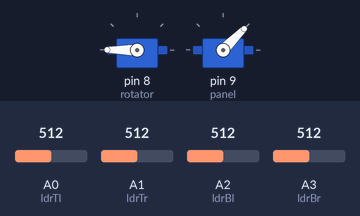
Recording of a sketch running on a simulated Arduino Uno, built with avr-gcc and run on an emulated ATmega328P. On the bench: 2 × servo. Inputs (shaded band) come from the test bench; at power-on: A0 (ldrTl) = 512, A1 (ldrTr) = 512, A2 (ldrBl) = 512, A3 (ldrBr) = 512.

Above: at 1.2 s.
1.3 s: A0 (ldrTl) set to 684
2.8 s: A0 (ldrTl) set to 709
At 2.96 s:
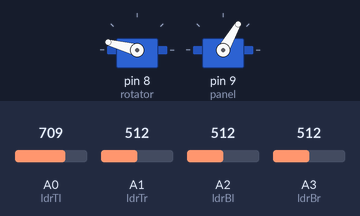
At 5.0 s:
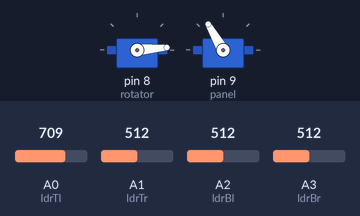
5.8 s: A1 (ldrTr) set to 140
7.3 s: A1 (ldrTr) set to 125
At 9.4 s:
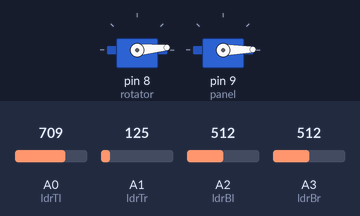
10.3 s: A2 (ldrBl) set to 150
11.8 s: A2 (ldrBl) set to 135
At 12.26 s:
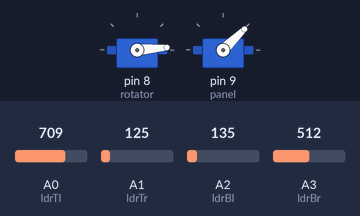
Timing chart, 0 to 14.8 s (numbered marks = the images above; inputs shaded):
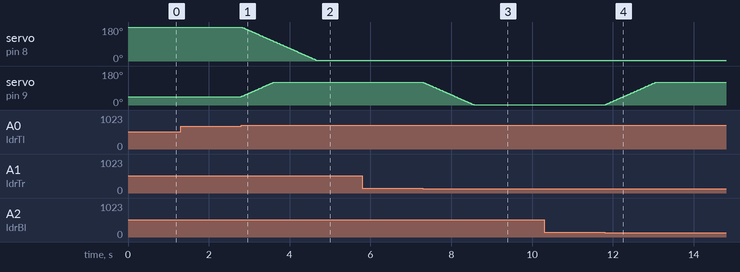

Measured:
- the behaviour switches between 693 and 694 on A0 (ldrTl) (found by bisection; images 0 and 1)
- the behaviour switches between 135 and 134 on A1 (ldrTr) (found by bisection; images 2 and 3)
- the behaviour switches between 142 and 141 on A2 (ldrBl) (found by bisection; images 3 and 4)
- after the input at 1.3 s, every drawn part: stays the same
- after the input at 2.8 s, servo on pin 8 (rotator): moves from 180° to 5° over 1.8 s, starting at once; servo on pin 9 (panel): moves from 45° to 120° over 0.78 s, starting at once
- after the input at 5.8 s, every drawn part: stays the same
- after the input at 7.3 s, servo on pin 9 (panel): moves from 120° to 1° over 1.2 s, starting at once
- after the input at 10.3 s, every drawn part: stays the same
- after the input at 11.8 s, servo on pin 9 (panel): moves from 1° to 120° over 1.2 s, starting at once

The sketch:

Code_Solar_Panel_Tracker.ino
```cpp
#include <Servo.h>;

Servo rotator;
Servo panel;

// Servo Rotator
int servor = 180;
int servorLimitHigh = 170;
int servorLimitLow = 5;

// Servo Panel
int servop = 45;
int servopLimitHigh = 120;
int servopLimitLow = 1;

int ldrTl = A0; //Sensor LDR Top Left
int ldrTr = A1; //Sensor LDR Top Right
int ldrBl = A2; //Sensor LDR Bottom Left
int ldrBr = A3; //Sensor LDR Bottom Right

void setup() {
  Serial.begin(9600);
  rotator.attach(8); //Inisiasi Servo rotator untuk Pin 8
  panel.attach(9); //Inisisasi Servo Panel untuk Pin 9
  rotator.write(180);
  panel.write(45);
}

void loop() {
//  Membuat variabel Untuk Hasil Baca Sensor LDR
  int rldrTl = analogRead(ldrTl);
  int rldrTr = analogRead(ldrTr);
  int rldrBl = analogRead(ldrBl);
  int rldrBr = analogRead(ldrBr);

// Membuat Variabel untuk Delay dan Waktu Toleransi
  int tdelay = 10;
  int tol = 90;

// Membuat Variabel Untuk Menghitung Average Value Sensor LDR
  int avt = (rldrTl + rldrTr) / 2; // Average Value Top
  int avb = (rldrBl + rldrBr) / 2; // Average Value Bottom
  int avl = (rldrTl + rldrBl) / 2; // Average value Left
  int avr = (rldrTr + rldrBr) / 2; // Average Value Right

//  Membuat Variabel Untuk Cek Selisih Top dan Bottom
  int sPan = avt - avb;
  int sRot = avl - avr;

//  Kondisi 1
  if(-1*tol > sPan || sPan > tol){
    if(avt > avb){
      servop = ++servop;
      if(servop > servopLimitHigh){
        servop = servopLimitHigh;
      }
    }
    else if(avt < avb){
      servop = --servop;
      if(servop < servopLimitLow){
        servop = servopLimitLow;
      }
    }
    panel.write(servop);
  }

  if(-1*tol > sRot || sRot > tol){
    if(avl > avr){
      servor = --servor;
      if(servor < servorLimitLow){
        servor = servorLimitLow;
      }
    }
    else if(avl < avr){
      servor = ++servor;
      if(servor > servorLimitHigh){
        servor = servorLimitHigh;
      }
    }
    else if(avl = avr){
      delay(5000);
    }
    rotator.write(servor);
  }
  delay(tdelay);
}
```
